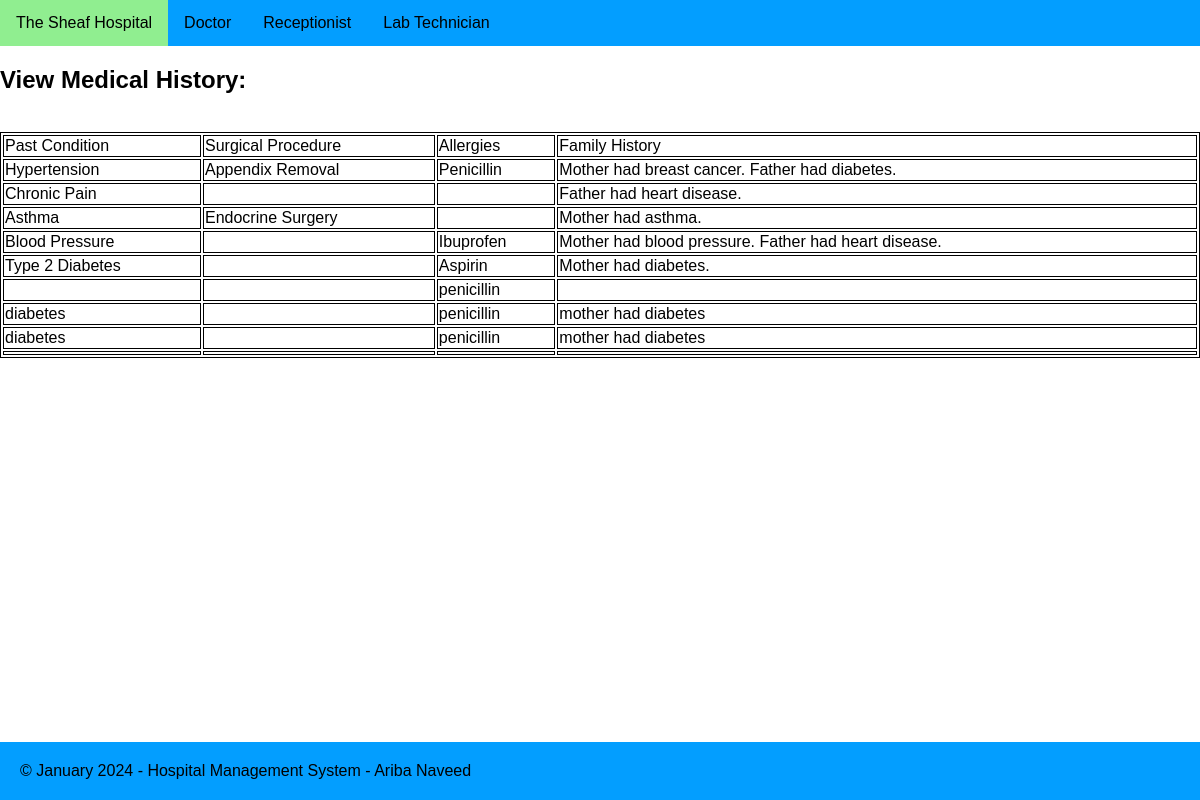
/receptionist/viewmedicalhistory.php, run on the app's committed database.
### tables this page shows
CREATE TABLE "MedicalHistory" (
	"history_id"	INTEGER,
	"medical_number"	INTEGER NOT NULL,
	"past_condition"	TEXT,
	"surgical_procedure"	TEXT,
	"allergies"	TEXT,
	"family_history"	TEXT,
	PRIMARY KEY("history_id" AUTOINCREMENT)
);

### receptionist/viewmedicalhistorySQL.php (called while the page is built)
<?php
function getMedicalHistory (){
    $arrayResult = array();
    $db = new SQLite3('../data/hospitalsystem.db');
    $sql = "SELECT * FROM MedicalHistory";
    $stmt = $db->prepare($sql);
    $result = $stmt->execute();
    while ($row = $result->fetchArray()){
        $arrayResult [] = $row;
    }
    return $arrayResult;
}
?>

### receptionist/viewmedicalhistory.php (the view, shortened to what this page needs)
<div class="container pb-5">
    <main role="main" class="pb-3">
        <h2>View Medical History:</h2><br>
<div class="row">
    <div class="col-5">
        <table class="table table-striped">
            <thead class="table-dark">
                <tr>
                <td>Past Condition</td>
                <td>Surgical Procedure</td>
                <td>Allergies</td>
                <td>Family History</td>
                </tr>
            </thead>
            <?php
            include 'viewmedicalhistorySQL.php';
            $MedicalHistory = getMedicalHistory();
                for ($i=0; $i<count($MedicalHistory); $i++):
            ?>
            <tr>
                <td><?php echo $MedicalHistory[$i]['past_condition']?></td>
                <td><?php echo $MedicalHistory[$i]['surgical_procedure']?></td>
                <td><?php echo $MedicalHistory[$i]['allergies']?></td>
                <td><?php echo $MedicalHistory[$i]['family_history']?></td>
            </tr>
            <?php endfor;?>
        </table>
    </div>
</div>
</main>
</div>

### css/site.css (style rules this page uses)
body { font-family: Arial, Helvetica, sans-serif; margin: 0; background-color: #ffffff; display: flex; flex-direction: column; min-height: 100vh; }
.navbar { overflow: hidden; background-color: #009dfffc; }
.navbar a { float: left; font-size: 16px; color: #000000; text-align: center; padding: 14px 16px; text-decoration: none; }
.subnavigation { float: left; overflow: hidden; }
.subnavigation .subnavbutton { font-size: 16px; border: none; outline: none; color: #000000; padding: 14px 16px; background-color: inherit; font-family: inherit; margin: 0; }
.footer { position: fixed; bottom: 0; width: 100%; background-color: #009dfffc; text-align: left; padding: 20px; }
table, th, td { border: 1px solid; }
table { width:100%; max-height: 80vh; overflow-y: auto; }

### data on the page
medicalhistory: past_condition "Hypertension", surgical_procedure "Appendix Removal", allergies "Penicillin", family_history "Mother had breast cancer. Father had diabetes."
medicalhistory: past_condition "Chronic Pain", family_history "Father had heart disease."
medicalhistory: past_condition "Asthma", surgical_procedure "Endocrine Surgery", family_history "Mother had asthma."
medicalhistory: past_condition "Blood Pressure", allergies "Ibuprofen", family_history "Mother had blood pressure. Father had heart disease."
medicalhistory: past_condition "Type 2 Diabetes", allergies "Aspirin", family_history "Mother had diabetes."
medicalhistory: allergies "penicillin"
medicalhistory: past_condition "diabetes", allergies "penicillin", family_history "mother had diabetes"
medicalhistory: past_condition "diabetes", allergies "penicillin", family_history "mother had diabetes"
